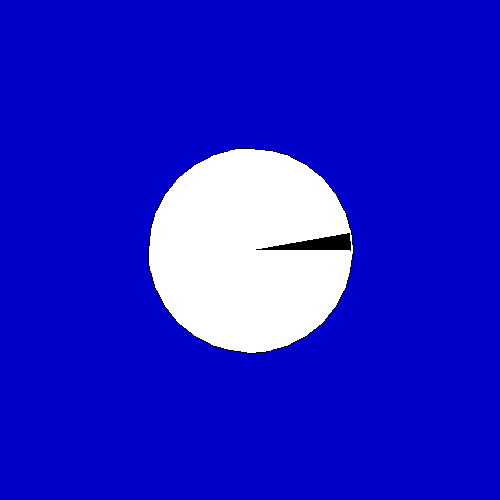
Frame 1 (no input)
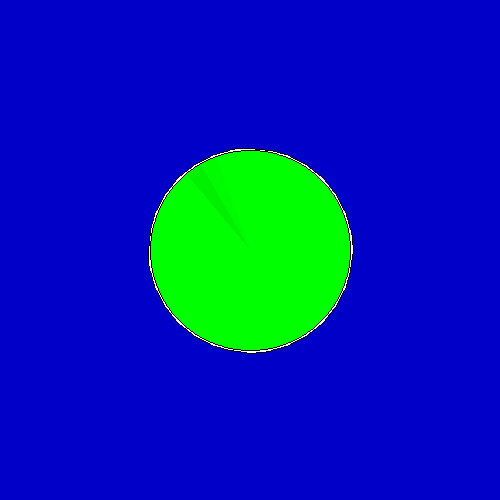
Frame 60 (the mouse pressed at the canvas centre just before this capture)
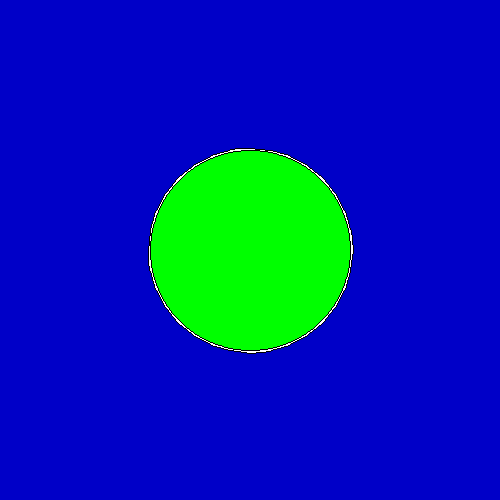
Frame 120 (the mouse held since frame 60 and released just before this capture)

The Processing sketch that drew these frames (run headless with seeded random() and noise(); from frame 60 on, the mouse is pressed at the canvas centre):

// Processing sketch: arcs_a
// ── arcs_a.pde
/// Processing program in mode 2 - with visible subroutines.
//-/////////////////////////////////////////////////////////

void setup() // It is executed once - after starting
{
  size(500,500);
  background(0,0,200); // rgB
  noSmooth(); 
  ellipse(250, 250, 205, 205);
}

int i=0; // Global variable "i"

void draw() //It is executed in an invisible loop
{ //use global i
  fill(0,i,0); //rGb
  // 'arc' expects an account in radians. 
  // Angles in degrees have to be convert with the function 'radians'
  arc(250, 250, 200, 200, radians(i-10),radians(i));
  i+=10;
}

/// @date 2026-10-29 ( → https://github.com/borkowsk/bookProcessingEN)
